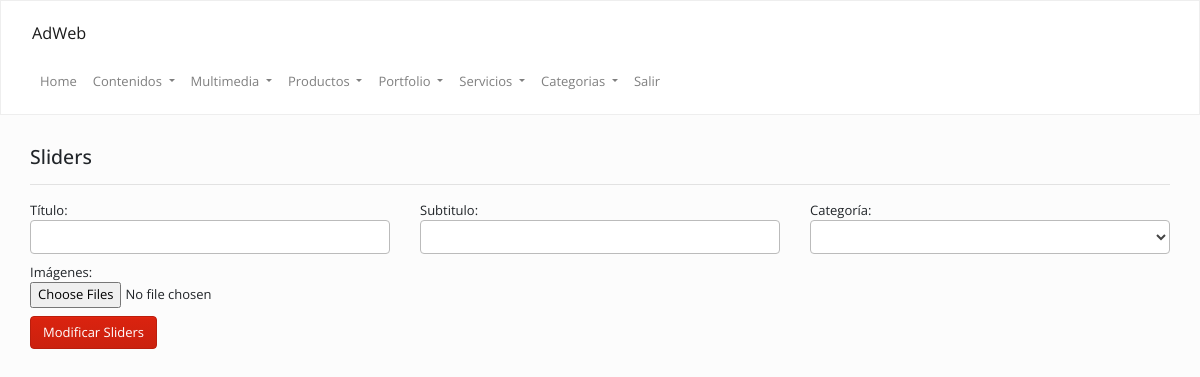
/admin/index.php?op=sliders&accion=modificar&cod=34ca402048 (signed in), run on an earlier commit of the app's database.
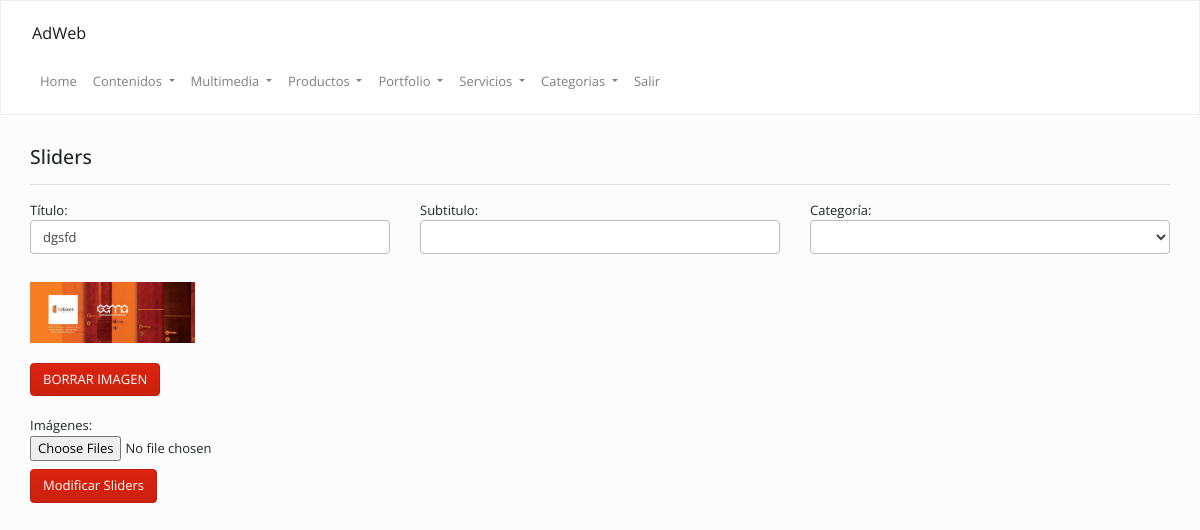
And on a later commit of the database.
### tables this page shows
CREATE TABLE `sliders` (
  `id` int(11) NOT NULL,
  `cod` varchar(255) DEFAULT NULL,
  `titulo` text,
  `subtitulo` text,
  `categoria` varchar(255) NOT NULL,
  `fecha` date DEFAULT NULL
);

CREATE TABLE `imagenes` (
  `id` int(11) NOT NULL,
  `ruta` varchar(255) NOT NULL,
  `cod` varchar(255) NOT NULL
);

### Config/Autoload.php (called while the page is built, shortened)
<?php
class autoload
{
    public static function runAdmin()
    {
        spl_autoload_register(
            function ($clase)
            {
                $ruta = str_replace("\\", "/", $clase) . ".php";
            }
        );
    }
}

### Clases/Conexion.php (called while the page is built, shortened)
<?php namespace Clases;
class Conexion
{
    private $datos = array("host"=> "localhost","user"=> "root","pass"=> "","db"  => "gema_indoors");
    private $con;
    public function __construct()
    {
        $this->con = mysqli_connect($this->datos["host"], $this->datos["user"], $this->datos["pass"], $this->datos["db"]);
        mysqli_set_charset($this->con,'utf8');
    }
    public function sqlReturn($query)
    {
        $dato = $this->con->query($query);
        return $dato;
    }
}

### Clases/Sliders.php (called while the page is built, shortened)
<?php
class Sliders
{
    public $cod;
    private $con;
    public function __construct()
    {
        $this->con = new Conexion();
    }
    public function view()
    {
        $sql   = "SELECT * FROM `sliders` WHERE cod = '{$this->cod}' ORDER BY id DESC";
        $notas = $this->con->sqlReturn($sql);
        $row   = mysqli_fetch_assoc($notas);
        return $row;
    }
}

### Clases/Imagenes.php (the view, shortened to what this page needs)
<?php
class Imagenes
{
    public $link;
    public $cod;
    private $con;
    public function __construct()
    {
        $this->con = new Conexion();
    }
    public function imagenesAdmin()
    {
        $sql      = "SELECT * FROM `imagenes` WHERE cod = '{$this->cod}' ORDER BY id DESC";
        $imagenes = $this->con->sqlReturn($sql);
        while ($row = mysqli_fetch_assoc($imagenes)) {
            echo "<div class='col-md-2 mb-20 mt-20'>";
            echo "<img src='../" . $row["ruta"] . "' width='100%'  class='mb-20' />";
            echo "<a href='" . URL . "/index.php?op={$this->link}&cod=" . $row["cod"] . "&borrarImg=" . $row["id"] . "' class='btn btn-primary'>BORRAR IMAGEN</a>";
            echo "</div>";
        };
    }
}

### admin/inc/sliders/modificar.php (shortened to what this page needs)
<?php
$sliders = new Clases\Sliders();
$imagenes= new Clases\Imagenes();
$cod     = $funciones->antihack_mysqli(isset($_GET["cod"]) ? $_GET["cod"] : '');
$sliders->set("cod", $cod);
$slide = $sliders->view();
$imagenes->set("cod", $slide["cod"]);
$imagenes->set("link", "sliders&accion=modificar");
?>
<div class="col-md-12 ">
    <h4>
        Sliders
    </h4>
    <hr/>
    <form method="post" class="row" enctype="multipart/form-data">
        <label class="col-md-4">
            Título:<br/>
            <input type="text" value="<?=$slide["titulo"]?>" name="titulo">
        </label>
        <label class="col-md-4">
            Subtitulo:<br/>
            <input type="text" value="<?=$slide["subtitulo"]?>" name="subtitulo">
        </label>
        <label class="col-md-4">Categoría:<br/>
            <select name="categoria">
            </select>
        </label>
        <div class="col-md-12">
            <div class="row">
                <?php
                $imagenes->imagenesAdmin();
                ?>
            </div>
        </div>
        <label class="col-md-12">
            Imágenes:<br/>
            <input type="file" id="file" name="files[]" multiple="multiple" accept="image/*" />
        </label>
        <br/>
        <div class="col-md-12">
            <input type="submit" class="btn btn-primary" name="agregar" value="Modificar Sliders" />
        </div>
    </form>
</div>

What changed in the data, as far as the page shows it:
added sliders: titulo "dgsfd"
added imagenes: ruta (picture)
